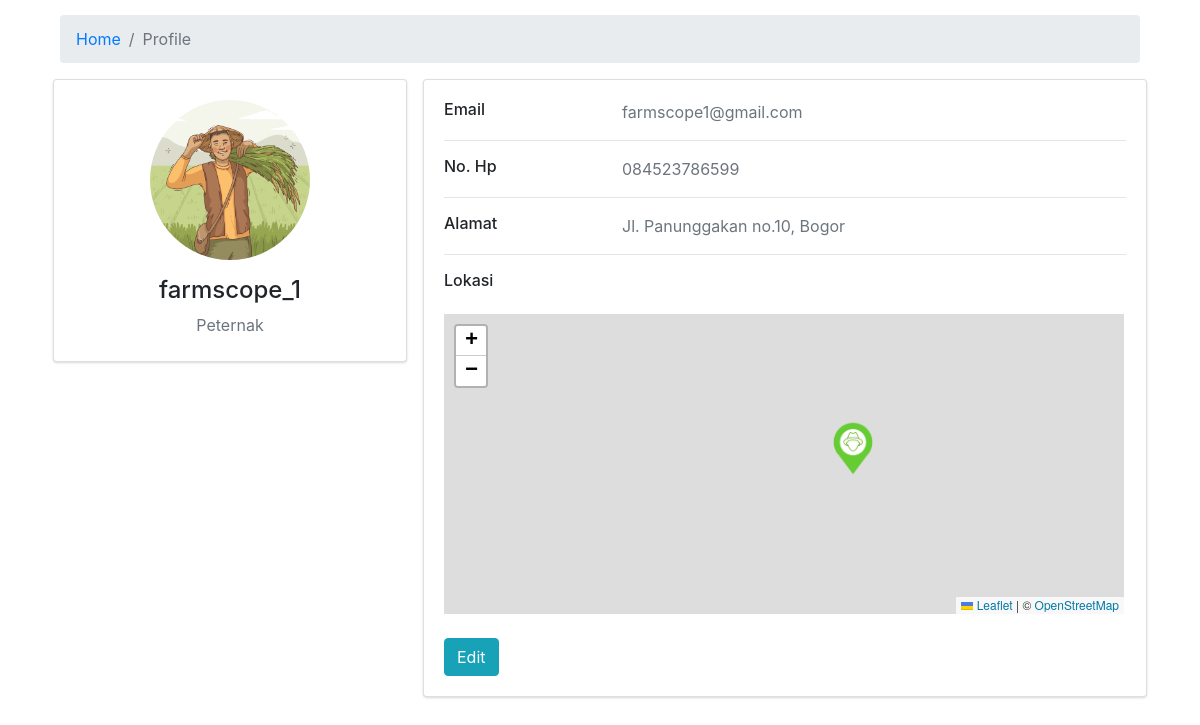
The app's page /Admin_Peternak/src/php/profile.php (signed in) with its own data.
### tables this page shows
CREATE TABLE `user` (
  `id_user` int(11) NOT NULL,
  `email` varchar(60) NOT NULL,
  `username` varchar(25) NOT NULL,
  `password` varchar(50) NOT NULL,
  `status` varchar(20) NOT NULL DEFAULT 'aktif',
  `level` varchar(10) NOT NULL DEFAULT 'peternak',
  `nohp` varchar(25) DEFAULT NULL,
  `alamat` varchar(50) DEFAULT NULL,
  `latitude` varchar(255) DEFAULT NULL,
  `longitude` varchar(255) DEFAULT NULL,
  `foto_profil` varchar(30) NOT NULL
);

### Admin_Peternak/src/php/profile.php (the view, shortened to what this page needs)
<!DOCTYPE html>
<html lang="en">
<head>
    <link rel="stylesheet" href="../assets/css/profile.css" />
    <link rel="stylesheet" href="https://unpkg.com/leaflet@1.9.4/dist/leaflet.css" />
    <link rel='stylesheet' href='https://cdn.jsdelivr.net/npm/bootstrap@4.4.1/dist/css/bootstrap.min.css'>
</head>
<body>
<div class="container">
    <div class="main-body">
          <nav aria-label="breadcrumb" class="main-breadcrumb">
            <ol class="breadcrumb">
              <li class="breadcrumb-item"><a href="index.php">Home</a></li>
              <li class="breadcrumb-item active" aria-current="page">Profile</li>
            </ol>
          </nav>
          <?php
                $id_user = $_SESSION['id_user'];
                include("servernya/tes_koneksi.php");
                    $select = mysqli_query($conn, "SELECT * FROM `user` WHERE id_user = '$id_user'") or die('query failed');
                    if (mysqli_num_rows($select) > 0) {
                        $fetch = mysqli_fetch_assoc($select);
                        $fotoPath = '../assets/images/profile/' . $fetch['foto_profil'];
                    }
                            ?>
          <div class="row gutters-sm">
            <div class="col-md-4 mb-3">
              <div class="card">
                <div class="card-body">
                  <div class="d-flex flex-column align-items-center text-center">
                    <img src="<?= $fotoPath ?>" alt="Foto Profile" class="rounded-circle" width="160px">
                    <div class="mt-3">
                      <h4><?= $fetch['username'] ?></h4>
                      <p class="text-secondary mb-1 text-capitalize"><?= $fetch['level'] ?></p>
                    </div>
                  </div>
                </div>
              </div>
            </div>
            <div class="col-md-8">
              <div class="card mb-3">
                <div class="card-body">
                  <div class="row">
                    <div class="col-sm-3">
                      <h6 class="mb-0">Email</h6>
                    </div>
                    <div class="col-sm-9 text-secondary">
                        <?= $fetch['email'] ?>
                    </div>
                  </div>
                  <hr>
                  <div class="row">
                    <div class="col-sm-3">
                      <h6 class="mb-0">No. Hp</h6>
                    </div>
                    <div class="col-sm-9 text-secondary">
                        <?= $fetch['nohp'] ?>
                    </div>
                  </div>
                  <hr>
                  <div class="row">
                    <div class="col-sm-3">
                      <h6 class="mb-0">Alamat</h6>
                    </div>
                    <div class="col-sm-9 text-secondary">
                        <?= $fetch['alamat'] ?>
                    </div>
                  </div>
                  <hr>
                  <div class="row">
                    <div class="col-sm-3">
                      <h6 class="mb-0">Lokasi</h6>
                    </div>
                  </div>
                  <br>
                  <div class="row">
                    <div class="col-sm-9">
                        <div id="map" style="width: 680px; height: 300px;"></div>
                    </div>
                  </div>
                  <br>
                  <div class="row">
                    <div class="col-sm-12">
                      <a class="btn btn-info" href="edit_profile.php">Edit</a>
                    </div>
                  </div>
                        </div>
                </div>
                </div>
              </div>
            </div>
          </div>
</body>
</html>

### Admin_Peternak/src/assets/css/profile.css (style rules this page uses)
body { margin-top:20px; color: #1a202c; text-align: left; background-color: #e2e8f0; }
.main-body { padding: 15px; }
.card { box-shadow: 0 1px 3px 0 rgba(0,0,0,.1), 0 1px 2px 0 rgba(0,0,0,.06); }
.card { position: relative; display: flex; flex-direction: column; min-width: 0; word-wrap: break-word; background-color: #fff; background-clip: border-box; border: 0 solid rgba(0,0,0,.125); border-radius: .25rem; }
.card-body { flex: 1 1 auto; min-height: 1px; padding: 1rem; }
.gutters-sm { margin-right: -8px; margin-left: -8px; }
.gutters-sm>.col, .gutters-sm>[class*=col-] { padding-right: 8px; padding-left: 8px; }
.mb-3, .my-3 { margin-bottom: 1rem!important; }

### records on screen
user: foto_profil (picture), username "farmscope_1", level "Peternak", email "farmscope1@gmail.com", nohp "084523786599", alamat "Jl. Panunggakan no.10, Bogor"
